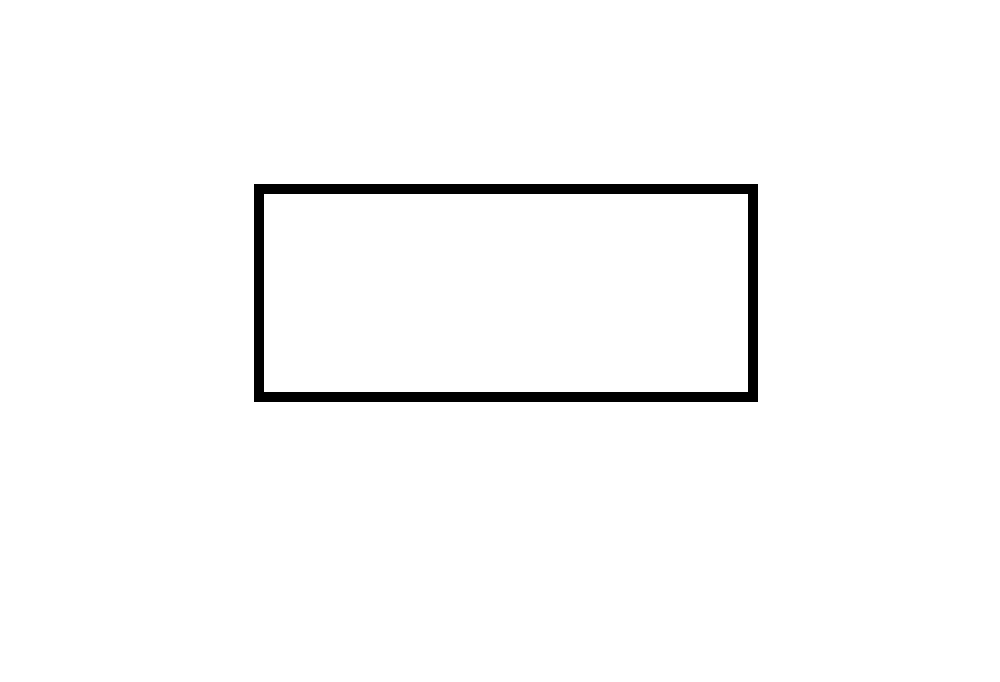
#> input picture Eae_Sevkiyat_Palet_Detect/LocalModel/img/1.png, 1000 x 682 px
$ python EndDetect.py
#> lines starting #> are read from the running program, lines starting #| are printed output that depends on the picture; after the words box and inside, x2 and y2 are one past the last pixel; in counts of white or black regions, pixels touching at a corner belong together; long printed decimals are rounded
# Bu program kusursuz bir dikdörtgeni çok iyi bir şekilde ölçebiliyor.
# yani bundan önceki adımda kusursuz bir dikdörtgen yapılacak


import cv2
import numpy as np
import matplotlib.pyplot as plt

def display_image(title, image):
    plt.figure(figsize=(10, 10))
    plt.title(title)
    plt.imshow(image, cmap='gray')
    plt.axis('off')
    plt.show()

def preprocess_image(image_path):
    # Resmi yükle
#> called with image_path = 'img/1.png'
    image = cv2.imread(image_path, cv2.IMREAD_GRAYSCALE)
#> image: shape (682, 1000); 97.9% white; 1 black region, box (x1, y1, x2, y2) and area: (254, 184, 758, 402) 14040
    if image is None:
        return None, "Resim yüklenemedi."

    # Gri tonlamaya çevirme (zaten gri tonlamada yüklüyoruz)
    # Bulanıklaştırma
    blurred = cv2.GaussianBlur(image, (5, 5), 0)

    # Kenar algılama
    edges = cv2.Canny(blurred, 50, 150)
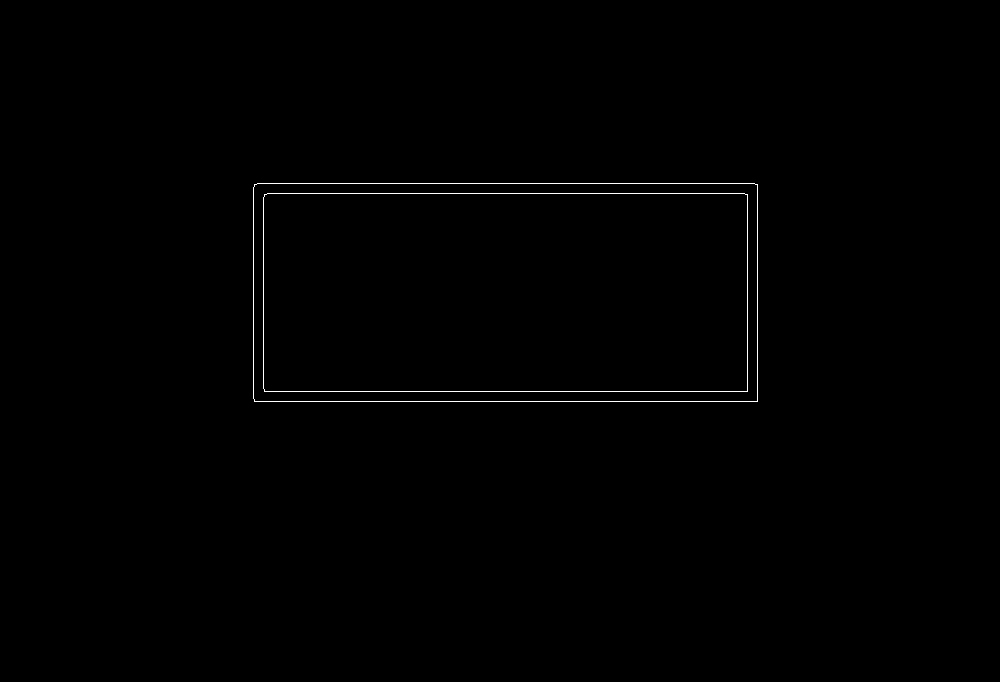
#> edges: shape (682, 1000); 0.41% white in thin lines or dots, all inside (x1, y1, x2, y2) = (253, 183, 758, 402)

    # Görüntüleri göster
    # display_image("Orijinal Görüntü", image)
    # display_image("Bulanıklaştırılmış Görüntü", blurred)
    # display_image("Kenar Algılama", edges)

    return edges, None

def find_contours(edges):
    # Konturları bul
    contours, _ = cv2.findContours(edges, cv2.RETR_EXTERNAL, cv2.CHAIN_APPROX_SIMPLE)
#> contours = 1 contour; box (x1, y1, x2, y2) and area: (253, 183, 758, 402) 109861

    if len(contours) == 0:
        return None, "Dikdörtgen bulunamadı."

    # En büyük konturu seç (dikdörtgeni temsil eden)
    largest_contour = max(contours, key=cv2.contourArea)
#> largest_contour = contour of 12 points, box (x1, y1, x2, y2) (253, 183, 758, 402), area 109861

    return largest_contour, None

def analyze_contour(contour):
    # Kontur için minimum alan kaplayan dikdörtgeni bul
    rect = cv2.minAreaRect(contour)
    box = cv2.boxPoints(rect)
    box = np.int0(box)

    return box

def calculate_rectangle_dimensions(box):
    # Dikdörtgenin köşe noktaları arasındaki mesafeleri hesapla
    width = np.linalg.norm(box[0] - box[1])
    height = np.linalg.norm(box[1] - box[2])

    return width, height

# Dosya yolunu buraya ekleyin
image_path = 'img/1.png'
edges, error = preprocess_image(image_path)
if error:
    print(error)

largest_contour, error = find_contours(edges)
#> error = None
if error:
    print(error)

box = analyze_contour(largest_contour)
#> in analyze_contour, `rect = cv2.minAreaRect(contour)`: rect = ((505, 292), (218, 504), -90)
#> in analyze_contour, `box = cv2.boxPoints(rect)`: box = [[757, 401], [253, 401], [253, 183], [757, 183]]
#> in analyze_contour, `box = np.int0(box)`: box = [[756, 400], [253, 400], [253, 183], [756, 183]]
#> box = [[756, 400], [253, 400], [253, 183], [756, 183]]
width, height = calculate_rectangle_dimensions(box)
#> in calculate_rectangle_dimensions, `width = np.linalg.norm(box[0] - box[1])`: width = 503
#> in calculate_rectangle_dimensions, `height = np.linalg.norm(box[1] - box[2])`: height = 217
#> width = 503; height = 217

if width > height:
    en = height
#> en = 217
    boy = width
#> boy = 503
else:
    boy = height
    en = width
print(f"En: {en}")
#| En: 217.0
print(f"Boy: {boy}")
#| Boy: 503.0

# Dikdörtgeni çiz ve göster
image_with_rectangle = cv2.imread(image_path)
#> image_with_rectangle is the input picture: shape (682, 1000, 3); 97.9% white; 1 black region, box (x1, y1, x2, y2) and area: (254, 184, 758, 402) 14040
cv2.drawContours(image_with_rectangle, [box], 0, (0, 0, 255), 2)
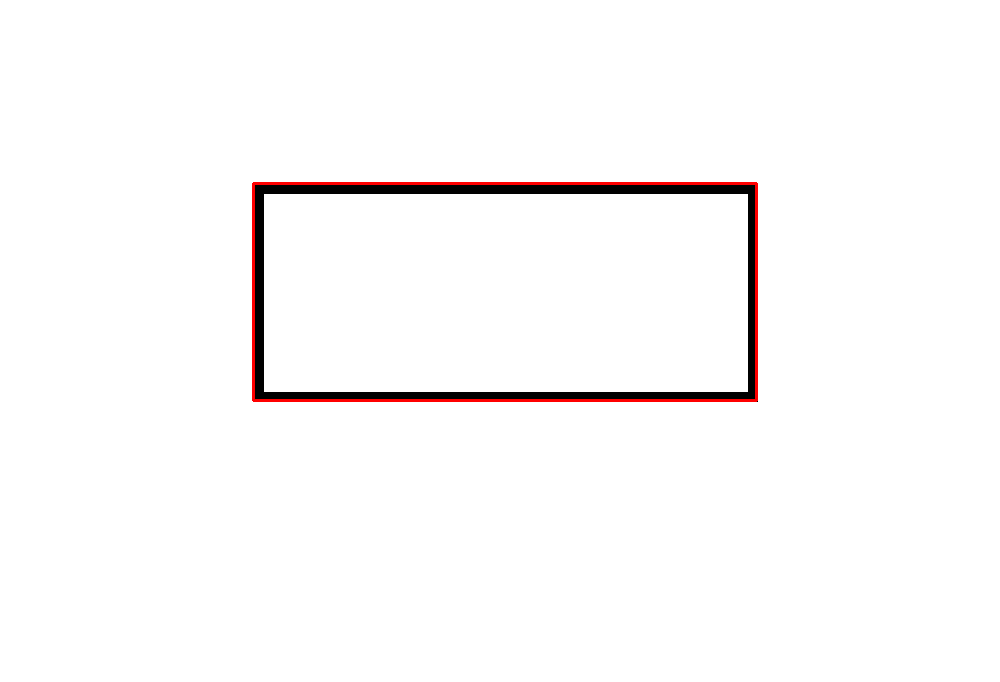
#> image_with_rectangle: shape (682, 1000, 3); 0.63% of pixels changed, all inside (x1, y1, x2, y2) = (252, 182, 758, 402)
display_image("Dikdörtgen", image_with_rectangle)

$ run again, with Eae_Sevkiyat_Palet_Detect/LocalModel/img/2.png copied over Eae_Sevkiyat_Palet_Detect/LocalModel/img/1.png
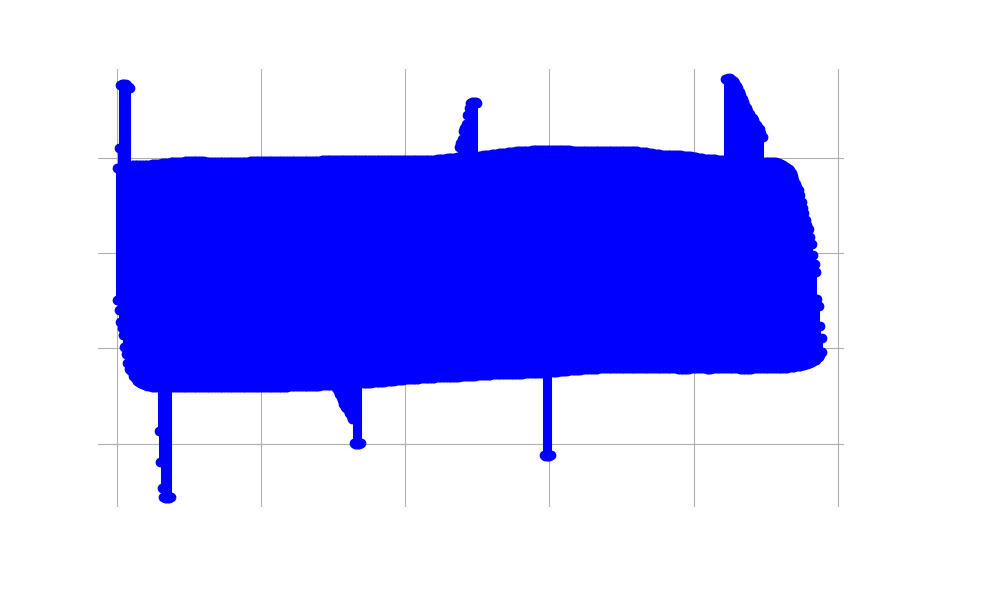
#> input picture Eae_Sevkiyat_Palet_Detect/LocalModel/img/2.png, 1000 x 600 px
#> in preprocess_image, `edges = cv2.Canny(blurred, 50, 150)`:
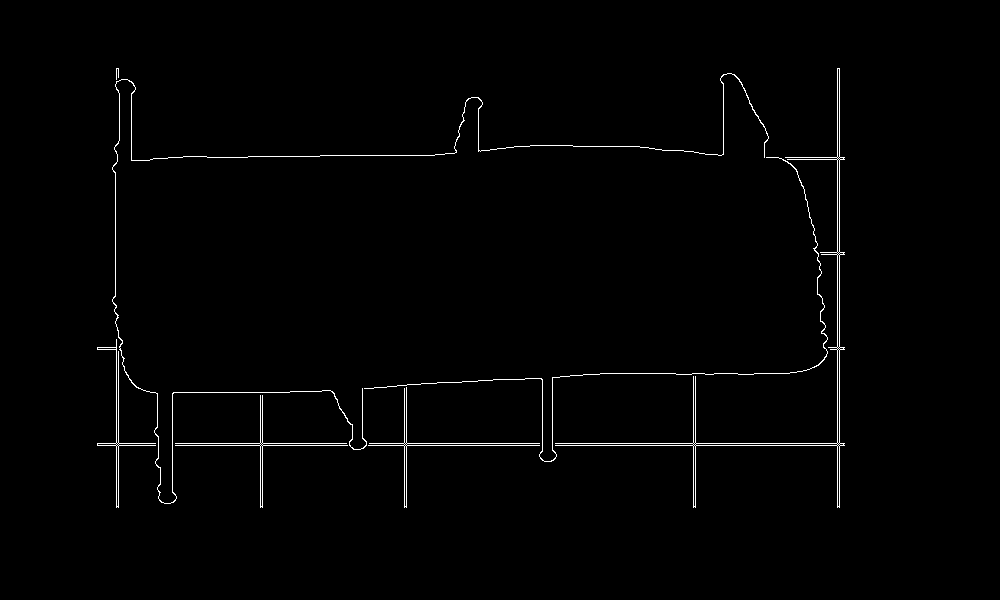
#> edges: shape (600, 1000); 1.1% white in thin lines or dots, all inside (x1, y1, x2, y2) = (97, 68, 845, 508)
#> contours = 7 contours, 1 with area under 20; largest, box (x1, y1, x2, y2) and area: (555, 68, 845, 508) 1339, (97, 339, 156, 508) 208, (112, 73, 769, 504) 165, (175, 395, 348, 508) 132, (368, 387, 540, 508) 132, (364, 157, 828, 462) 77
#> in find_contours, `largest_contour = max(contours, key=cv2.contourArea)`: largest_contour = contour of 85 points, box (x1, y1, x2, y2) (555, 68, 845, 508), area 1339
#> `largest_contour, error = find_contours(edges)`: error = None
#> rect = ((802, 335.4), (472, 265.4), -53.06)
#> in analyze_contour, `box = cv2.boxPoints(rect)`: box = [[766.2, 603.8], [554, 444.3], [837.7, 67.04], [1049.9, 226.6]]
#> in analyze_contour, `box = np.int0(box)`: box = [[766, 603], [554, 444], [837, 67], [1049, 226]]
#> in calculate_rectangle_dimensions, `width = np.linalg.norm(box[0] - box[1])`: width = 265
#> in calculate_rectangle_dimensions, `height = np.linalg.norm(box[1] - box[2])`: height = 471.4
#> `width, height = calculate_rectangle_dimensions(box)`: width = 265; height = 471.4
#> en = 265
#| En: 265.0
#| Boy: 471.400
#> image_with_rectangle is the input picture: shape (600, 1000, 3); mean B, G, R 254.7, 183.6, 183.6
#> `cv2.drawContours(image_with_rectangle, [box], 0, (0, 0, 255), 2)`:
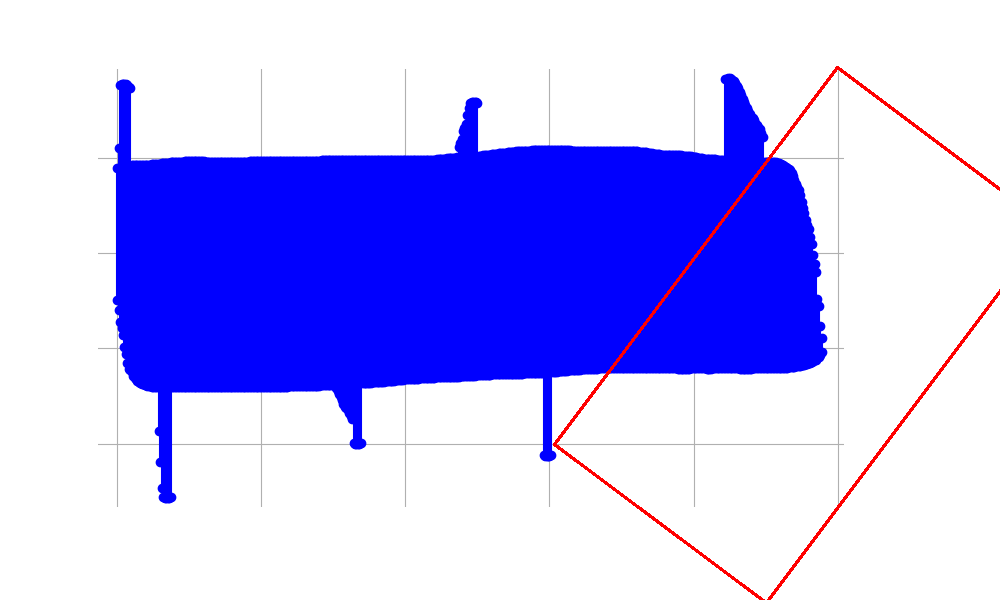
#> image_with_rectangle: shape (600, 1000, 3); 0.73% of pixels changed, all inside (x1, y1, x2, y2) = (553, 66, 1000, 600)
